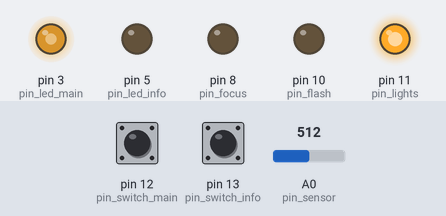
Recording of a sketch running on a simulated Arduino Pro Mini, built with avr-gcc and run on an emulated ATmega328P. On the bench: output pins drawn as LEDs (lit = HIGH). The test bench sets the inputs (shaded band); at power-on: pin 12 (pin_switch_main) LOW, pin 13 (pin_switch_info) LOW, A0 (pin_sensor) = 512.

Above: at 1.2 s.
1.3 s: pin 12 (pin_switch_main) pulled HIGH for 0.15 s
At 1.45 s:
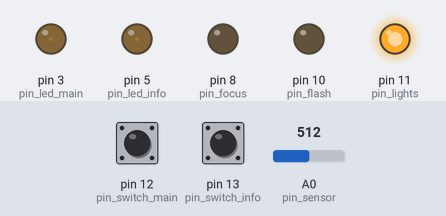
At 2.35 s:
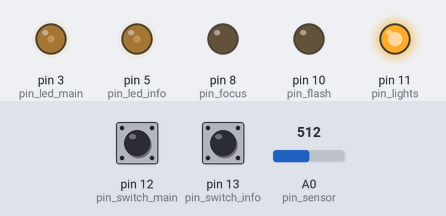
4.3 s: pin 13 (pin_switch_info) pulled HIGH for 3.2 s
At 4.45 s:
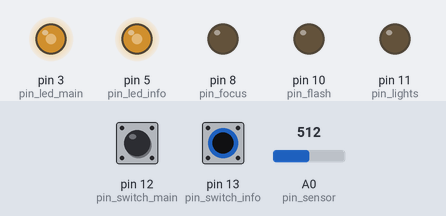
Timing chart, 0 to 13.1 s (numbered marks = the images above; inputs shaded):
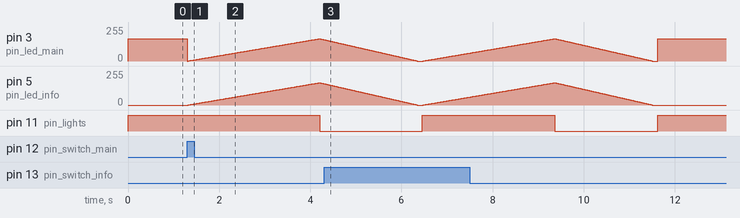

Measured:
- after the input at 1.3 s, pin 5 (pin_led_info): rises from 0/255 to 167/255 in 2.9 s, then falls to 160/255 in 0.11 s; pin 11 (pin_lights): HIGH → LOW after 2.9 s

The sketch:

highspeedshutter.ino
```cpp
//My build of Matt Richardson's High Speed Photography Trigger.
//Thanks for the great project!

#define SENSOR_THRESHOLD 0

int pin_focus = 8;    //presently shared with shutter
int pin_shutter = 8;  //presently shared with focus
int pin_flash = 10;
int pin_lights = 11;
int pin_led_main = 3;
int pin_led_info = 5;

int pin_switch_main = 12;
int pin_switch_info = 13;
int pin_sensor = 0; //A0

int MLP = (3.3 / 5.0) * 255.0;  //maximum led power output (I'm using 3.3 volt LEDs with a 5 volt Arduino Pro Mini).
//int MLP = 255;

boolean ACTIVE = false;

// For best results, set flashDelayMS according to what type
// of shot you're doing. 0 seems best for balloon burst while
// 10 seems best for shattering glass. YMMV.
long flashDelayMS = 0;

void setup()
{
  //Serial.begin(57600);
  //Serial.println(MLP);

  pinMode(pin_focus, OUTPUT);
  pinMode(pin_shutter, OUTPUT);
  pinMode(pin_flash, OUTPUT);
  pinMode(pin_lights, OUTPUT);
  pinMode(pin_led_main, OUTPUT);
  pinMode(pin_led_info, OUTPUT);

  digitalWrite(pin_focus, LOW);
  digitalWrite(pin_shutter, LOW);
  digitalWrite(pin_flash, LOW);
  digitalWrite(pin_lights, HIGH);   //turn the lights on
  analogWrite(pin_led_main, MLP);
  analogWrite(pin_led_info, 0);

  pinMode(pin_sensor, INPUT);
  pinMode(pin_switch_main, INPUT);
  pinMode(pin_switch_info, INPUT);
}

void ledfade(int thedelay, String mode) {
  int ledpwr = 0.0;
  if(mode == "down") {
    for(int i = thedelay; i >= 0; i--) {
      delay(1);
      ledpwr = ((float)i / (float)thedelay) * float(MLP);
      analogWrite(pin_led_main, ledpwr);
      analogWrite(pin_led_info, ledpwr);
      //Serial.println(ledpwr);
    }
  } else if(mode == "up") {
    for(int i = 0; i <= thedelay; i++) {
      delay(1);
      ledpwr = ((float)i / (float)thedelay) * float(MLP);
      analogWrite(pin_led_main, ledpwr);
      analogWrite(pin_led_info, ledpwr);
      //Serial.println(ledpwr);
    }
  }
}

void loop()
{
  if (digitalRead(pin_switch_main) || digitalRead(pin_switch_info)) {
    ACTIVE = true;
    analogWrite(pin_led_main, 0);
    //analogWrite(pin_led_info, 0);
    ledfade(2700, "up");
    digitalWrite(pin_lights, LOW); // turn the lights off
    ledfade(2000, "down");
    delay(100);
    digitalWrite(pin_shutter, HIGH); // open the camera shutter
  }
  if (ACTIVE && (analogRead(pin_sensor) > SENSOR_THRESHOLD)) {
    //delay(flashDelayMS);
    digitalWrite(pin_flash, HIGH); // fire flash
    delay(1);
    digitalWrite(pin_flash, LOW);
    digitalWrite(pin_shutter, LOW); // close camera shutter
    ACTIVE = false;
    analogWrite(pin_led_main, MLP);
    //analogWrite(pin_led_info, MLP);
    digitalWrite(pin_lights, HIGH); // turn lights back on
  }
}
```
